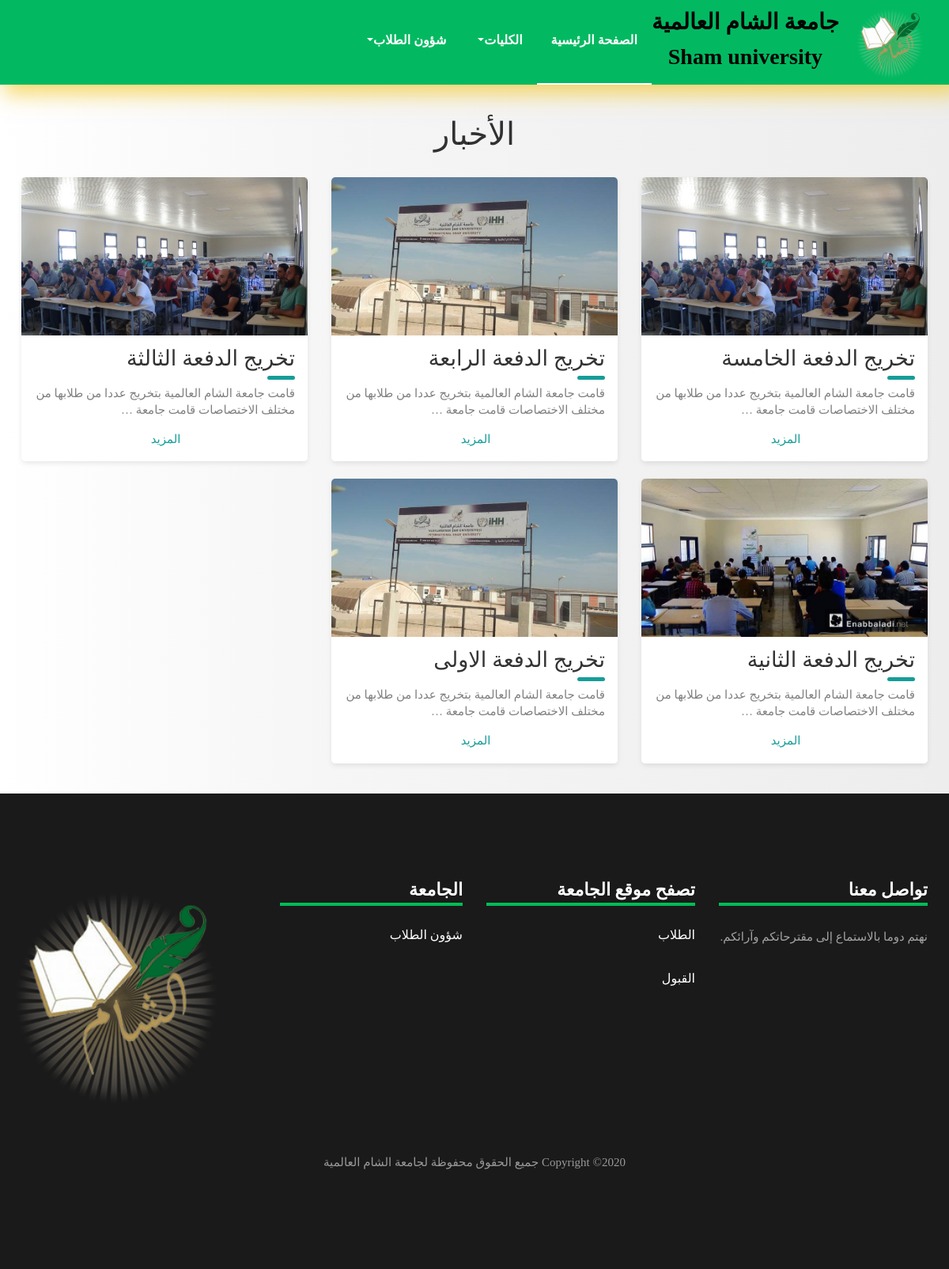
The app's page /newsList/ with its own data.
### structure/models.py (models this page shows, shortened)
class NavBar(models.Model):
    NAVName = models.CharField(max_length=50)
    NAVHasFather = models.ForeignKey('self', on_delete=models.CASCADE, blank=True, null=True)
    NAVHtml = RichTextUploadingField( blank=True, null=True)
    NAVSlug = models.SlugField(blank=True, null=True)
    def __str__(self):
        return self.NAVName

class News(models.Model):
    NTitle = models.CharField(max_length=100, blank=True, null=True)
    NDetail = models.TextField( blank=True, null=True)
    NShort = models.TextField(blank=True, null=True)
    NImage = models.ImageField(upload_to='news/', blank=True, null=True)
    NDate = models.DateTimeField()

### structure/views.py (the view)
# urls.py: path('newsList/', views.news_list_Page, name="news_page"),
def news_list_Page(request):
    news = News.objects.all()
    nav = NavBar.objects.all()
    news_list = news[::-1]
    context = {'nav': nav, 'news_list': news_list}
    return render(request, 'structure/News_List.html', context)

### structure/templates/structure/News_List.html (shortened to what this page needs)
{% load static %}
<!DOCTYPE html>
<html lang="en">
<head>
    <link rel="stylesheet" href="https://stackpath.bootstrapcdn.com/font-awesome/4.7.0/css/font-awesome.min.css">
    <link rel="stylesheet" href="{% static 'css/animate.css' %}">
    <link rel="stylesheet" href="{% static 'css/owl.carousel.min.css' %}">
    <link rel="stylesheet" href="{% static 'css/owl.theme.default.min.css' %}">
    <link rel="stylesheet" href="{% static 'css/magnific-popup.css' %}">
	<link rel="stylesheet" type="text/css" href="https://www.fontstatic.com/f=hanimation" />
	<link rel="stylesheet" type="text/css" href="https://www.fontstatic.com/f=alhurra" />
    <link rel="stylesheet" href="{% static 'css/bootstrap-datepicker.css' %}">
    <link rel="stylesheet" href="{% static 'css/jquery.timepicker.css' %}">
    <link rel="stylesheet" href="{% static 'css/flaticon.css' %}">
	<link rel="stylesheet" href="{% static 'css/style.css' %}">
	<link rel="stylesheet" href="{% static 'css/hover.css' %}" media="all">
</head>
<body style="background: linear-gradient(to right, rgba(255,255,255,1) 0%, rgba(246,246,246,1) 34%, rgba(237,237,237,1) 100%);
">
	<nav class="navbar navbar-expand-lg navbar-dark ftco_navbar bg-dark ftco-navbar-light nav_myedit" style="box-shadow: 10px 8px 24px 5px #f3c623a3;
	" id="ftco-navbar" dir="rtl">
		<div class="container">
			<img src="{% static 'logo.png' %}" height="100px">
			<a class="navbar-brand text-center " href="index.html"><p class="mt-2" style="font-family: 'alhurra';">جامعة الشام العالمية</p><p style="font-family: 'alhurra';">Sham university</p></a>
			<div class="collapse navbar-collapse" id="ftco-nav">
	        		    <div class="navbar-nav ml-auto" >
                            <li class="nav-item active " ><a style="font-size: medium; font-family: 'alhurra';" class="nav-link "href="{% url 'structures:struct' %}">الصفحة الرئيسية</a></li>
                            {% for n in nav %}
                                {% if not n.NAVHasFather %}
                                    <li class="nav-item dropdown"><a class="nav-link dropdown-toggle" style="cursor: pointer;font-size: medium; font-family: 'alhurra' ; text-align: right;"  >
                                        {{n.NAVName}}</a>
                                    </li>
                                {% endif %}
                            {% endfor %}
                        </div>
                    </div>
		</div>
</nav>
	<div class="container" style="margin-bottom: 33px;">
		<h1 style="text-align: center; margin-top: 33px; font-family: 'alhurra';">الأخبار</h1>
		<div class="row" dir="rtl">
            {% for n in news_list %}
                <div class="col-lg-4">
                    <div class="blog-card alt">
                        <div class="meta">
                            <div class="photo"
                                style="background-image: url({{ n.NImage.url }});">
                            </div>
                        </div>
                        <div class="description">
                            <h1 style="text-align: right; font-family: 'alhurra';">{{ n.NTitle }}</h1>
                                <p style="text-align: right;">{{ n.NDetail|truncatechars:80 }}</p>
                            <p class="read-more" style="text-align: center;">
                                <a href="{% url 'structure:news_detail_page' n.id %}"> المزيد</a>
                            </p>
                        </div>
                    </div>
                </div>
            {% endfor %}
		</div>
	</div>
    <footer class="footer" dir="rtl">
		<div class="container" dir="rtl">
			<div class="row">
				<div class="col-md-6 col-lg-3 mb-4 mb-md-0" dir="rtl">
					<h2 class="footer-heading" style="font-family: 'alhurra';">تواصل معنا</h2>
					<p style="text-align: right;">نهتم دوما بالاستماع إلى مقترحاتكم وآرائكم.</p>
					<ul class="ftco-footer-social p-0">
            		</ul>
				</div>
				<div class="col-md-6 col-lg-3 mb-4 mb-md-0" dir="rtl">
					<h2 class="footer-heading" style="font-family: 'alhurra';">تصفح موقع الجامعة</h2>
					<div class="block-21 mb-4 d-flex" >
            			<div class="text" >
                			<h3 class="heading" style="text-align: right;" ><a href="#">الطلاب</a></h3>
              			</div>
            		</div>
            		<div class="block-21 mb-4 d-flex">
            			<div class="text">
                			<h3 class="heading" style="text-align: right; "><a href="#">القبول</a></h3>
             			</div>
            		</div>
				</div>
				<div class="col-md-6 col-lg-3 pl-lg-5 mb-4 mb-md-0">
					<h2 class="footer-heading" style="font-family: 'alhurra';">الجامعة</h2>
					<div class="block-21 mb-4 d-flex" >
            			<div class="text" >
                			<h3 class="heading" style="text-align: right;  "><a href="#">شؤون الطلاب</a></h3>
              			</div>
            		</div>
				</div>
				<div class="col-md-6 col-lg-3 mb-4 mb-md-0 text-center">
					<img src="{% static 'logo.png' %}" height="300px">
 				</div>
			</div>
		</div>
		<div class="row mt-5">
    		<div class="col-md-12 text-center">
				<p class="copyright">
  				Copyright &copy;<script>document.write(new Date().getFullYear());</script> جميع الحقوق محفوظة لجامعة الشام العالمية</p>
        	</div>
    	</div>
	</footer>
</body>
</html>

### structure/templates/structure/News_List.html (style rules this page uses)
@media (min-width: 800px) { .container { max-width: 98%; } }

### records on screen
NavBar: NAVName "الكليات"
NavBar: NAVName "شؤون الطلاب"
News: NImage (picture), NTitle "تخريج الدفعة الخامسة", NDetail "قامت جامعة الشام العالمية بتخريج عددا من طلابها من مختلف الاختصاصات قامت جامعة …"
News: NImage (picture), NTitle "تخريج الدفعة الرابعة", NDetail "قامت جامعة الشام العالمية بتخريج عددا من طلابها من مختلف الاختصاصات قامت جامعة …"
News: NImage (picture), NTitle "تخريج الدفعة الثالثة", NDetail "قامت جامعة الشام العالمية بتخريج عددا من طلابها من مختلف الاختصاصات قامت جامعة …"
News: NImage (picture), NTitle "تخريج الدفعة الثانية", NDetail "قامت جامعة الشام العالمية بتخريج عددا من طلابها من مختلف الاختصاصات قامت جامعة …"
News: NImage (picture), NTitle "تخريج الدفعة الاولى", NDetail "قامت جامعة الشام العالمية بتخريج عددا من طلابها من مختلف الاختصاصات قامت جامعة …"
